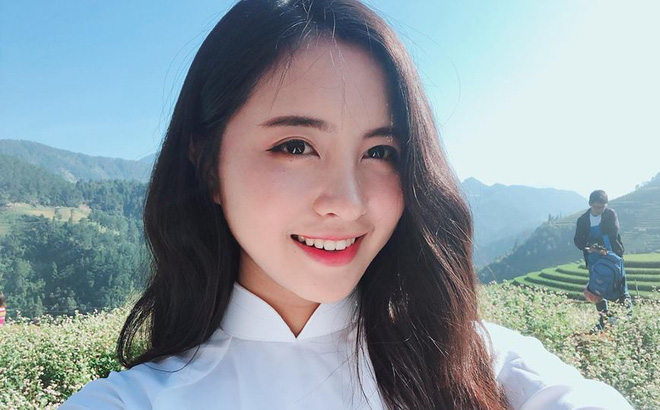
#> input picture data/g2.jpg, 660 x 410 px
$ python '2c_Difference of Gaussian (DoG).py'
#> lines starting #> are read from the running program, lines starting #| are printed output that depends on the picture; after the words box and inside, x2 and y2 are one past the last pixel; in counts of white or black regions, pixels touching at a corner belong together
#python 3.7.4,opencv4.1
#  https://blog.csdn.net/caimouse/article/details/51749579
#
import cv2
import numpy as np
from scipy import signal

 #Path of the picture
imgname ='../data/g2.jpg'

 #Read the picture
image = cv2.imread(imgname, cv2.IMREAD_GRAYSCALE)
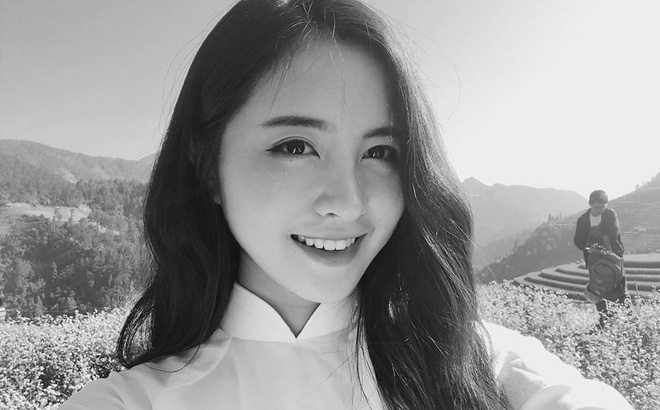
#> image: shape (410, 660); min 1, max 255, mean 151.3

 #Image height and width
h,w = image.shape[:2]
#> h = 410; w = 660
print('imagesize={}-{}'.format(w,h))
#| imagesize=660-410

 #Show original image
cv2.imshow("Image",image)

 #operator
sigma=2
K = 1.1
g1 = cv2.GaussianBlur(image, (23,23), sigmaX=sigma,sigmaY=sigma)
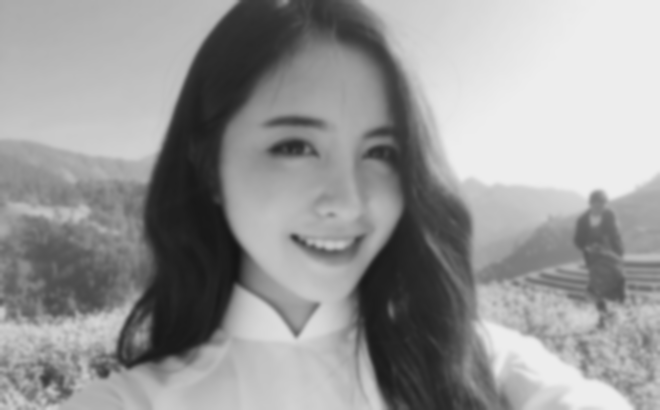
#> g1: shape (410, 660); min 20, max 238, mean 151.3
g2 = cv2.GaussianBlur(image, (23,23), sigmaX=sigma*K,sigmaY=sigma*K)

DOG = g2 - g1
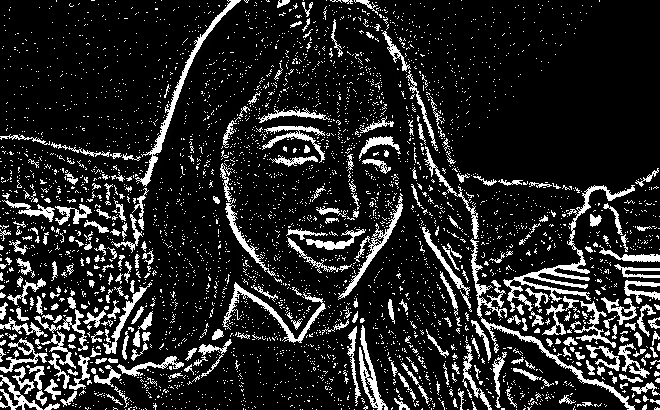
#> DOG: shape (410, 660); min 0, max 255, mean 38
DOG[DOG>0]=255
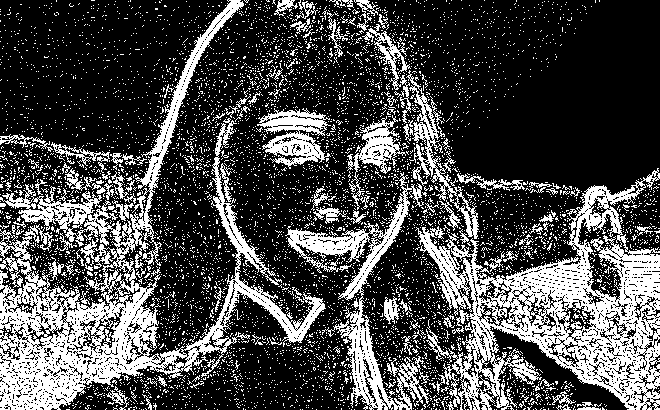
#> DOG: shape (410, 660); 29.3% white; 6172 white regions (6064 under 20 px), largest, box (x1, y1, x2, y2) and area: (0, 0, 326, 410) 25372, (415, 168, 660, 410) 21474, (285, 172, 430, 410) 6373
DOG[DOG<=0]=0
DOG = DOG.astype(np.uint8)
cv2.imshow("DOG",DOG)

cv2.waitKey(0)
cv2.destroyAllWindows()

$ run again, with data/g1.jpg copied over data/g2.jpg
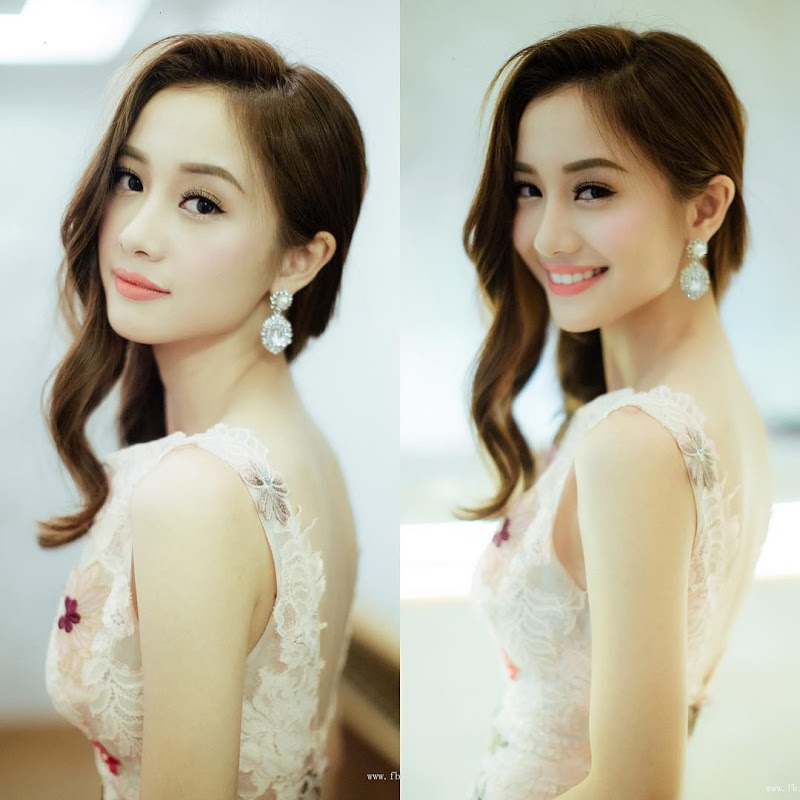
#> input picture data/g1.jpg, 800 x 800 px
#> `image = cv2.imread(imgname, cv2.IMREAD_GRAYSCALE)`:
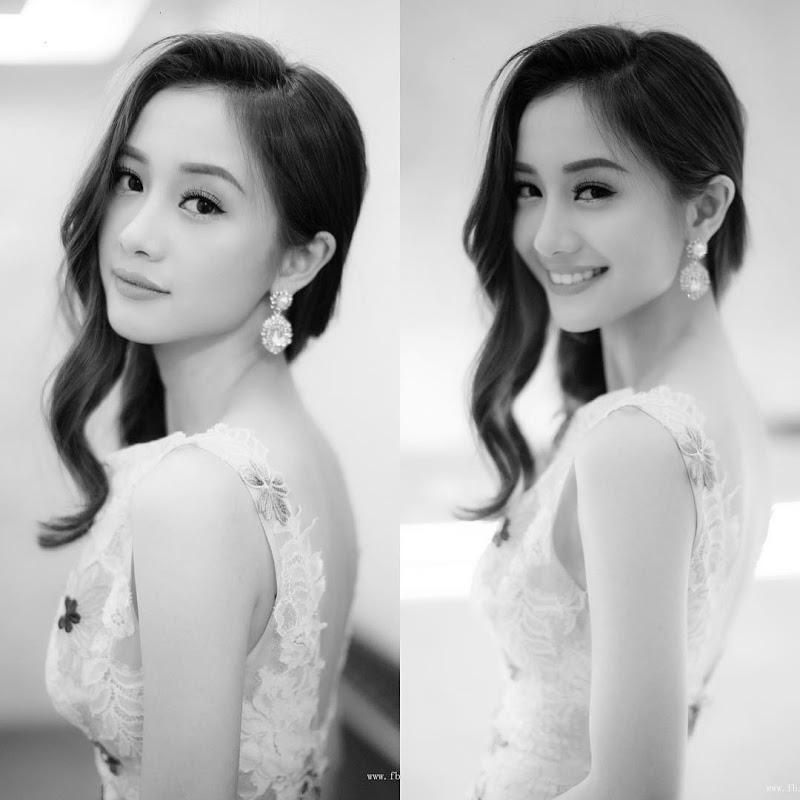
#> image: shape (800, 800); min 0, max 255, mean 176.6
#| imagesize=800-800
#> `DOG[DOG>0]=255`:
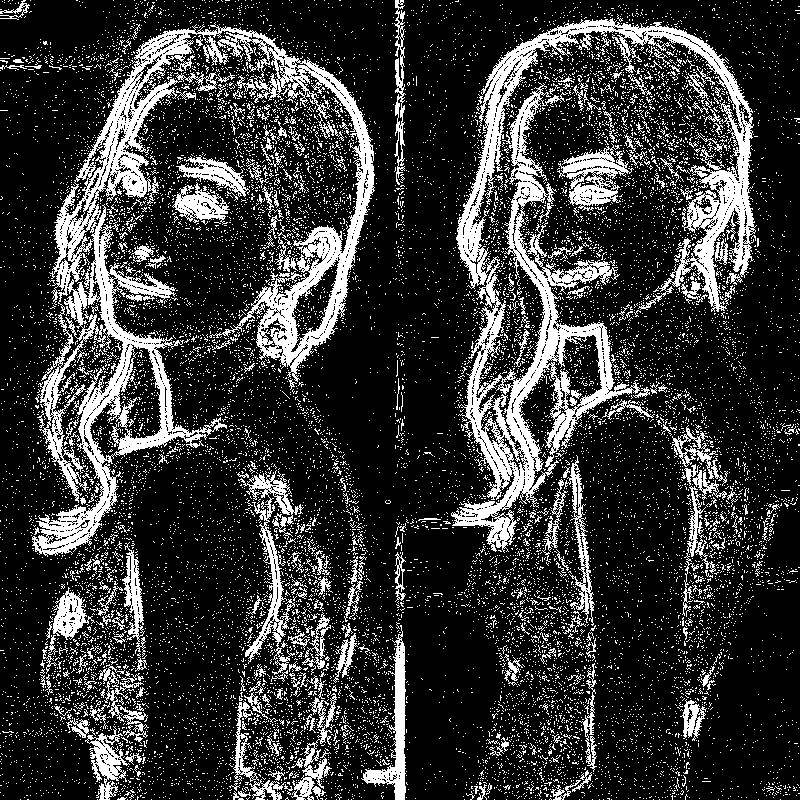
#> DOG: shape (800, 800); 20.9% white; 16010 white regions (15712 under 20 px), largest, box (x1, y1, x2, y2) and area: (32, 22, 375, 557) 33243, (451, 18, 757, 553) 31485, (238, 470, 304, 675) 2834

$ run again, with data/face.jpg copied over data/g2.jpg
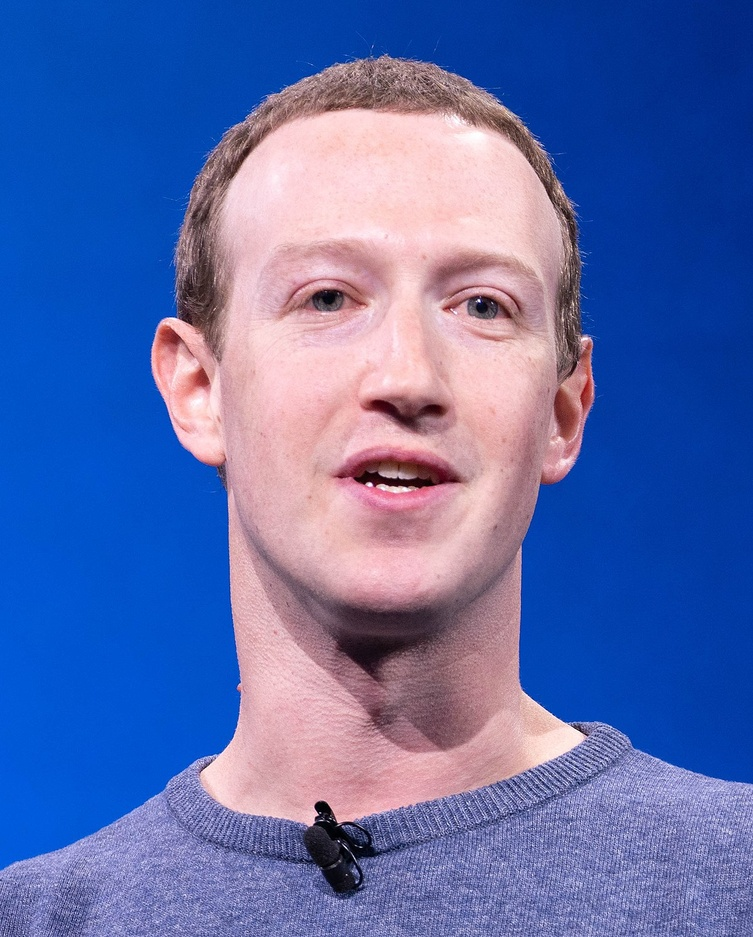
#> input picture data/face.jpg, 753 x 937 px, shrunk from 1200 x 1492 before the run
#> `image = cv2.imread(imgname, cv2.IMREAD_GRAYSCALE)`:
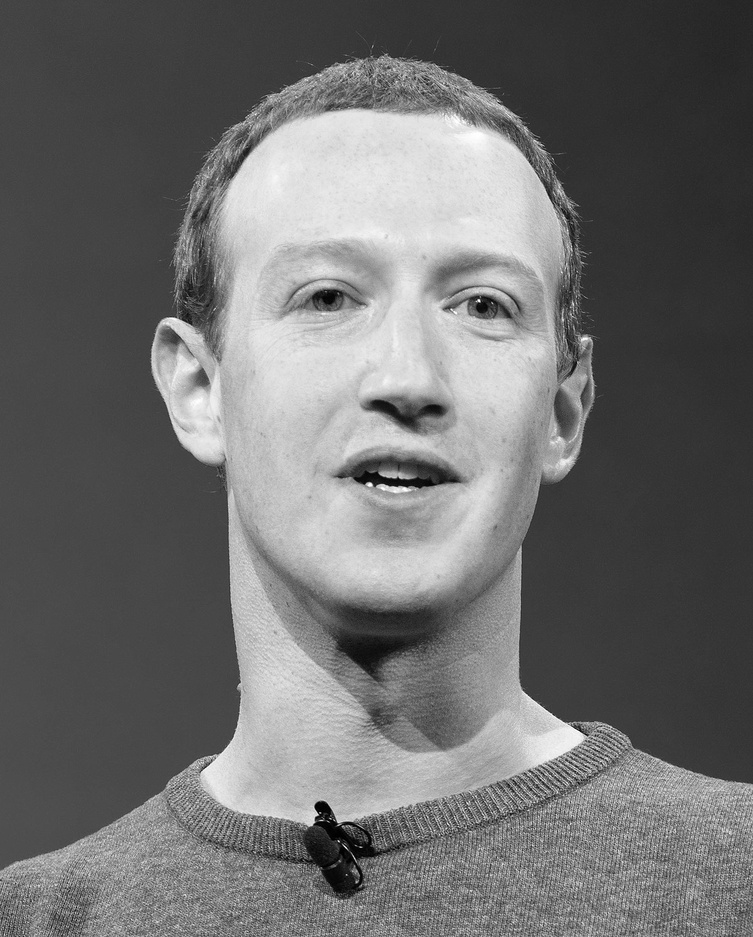
#> image: shape (937, 753); min 0, max 255, mean 110.1
#| imagesize=753-937
#> `DOG[DOG>0]=255`:
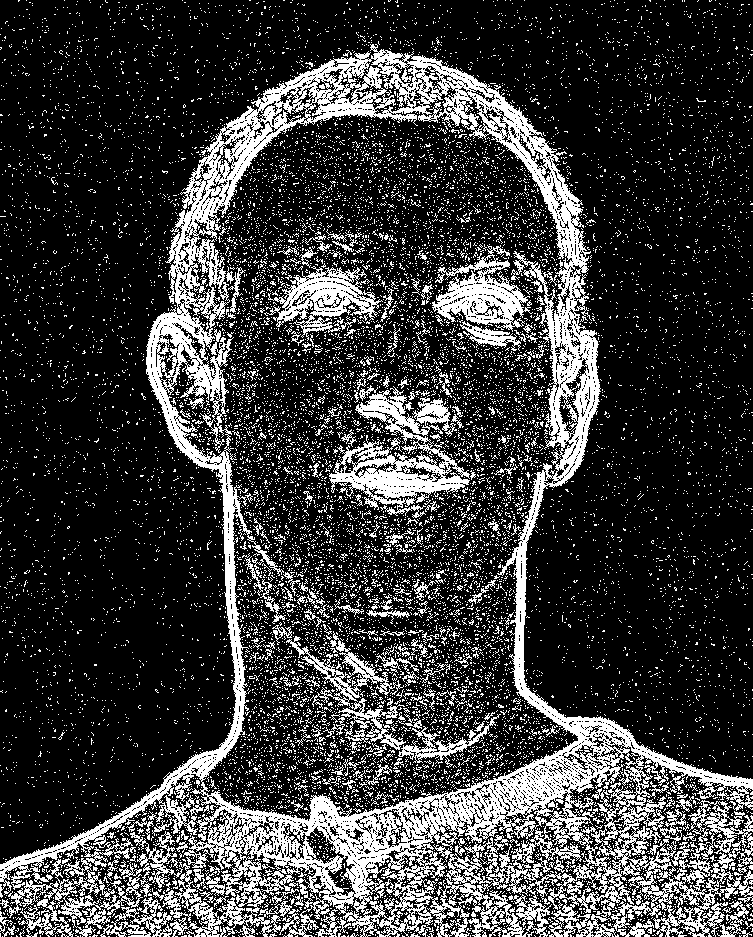
#> DOG: shape (937, 753); 22.7% white; 15012 white regions (14740 under 20 px), largest, box (x1, y1, x2, y2) and area: (0, 44, 753, 937) 93800, (329, 386, 470, 518) 6824, (432, 245, 533, 332) 3577
